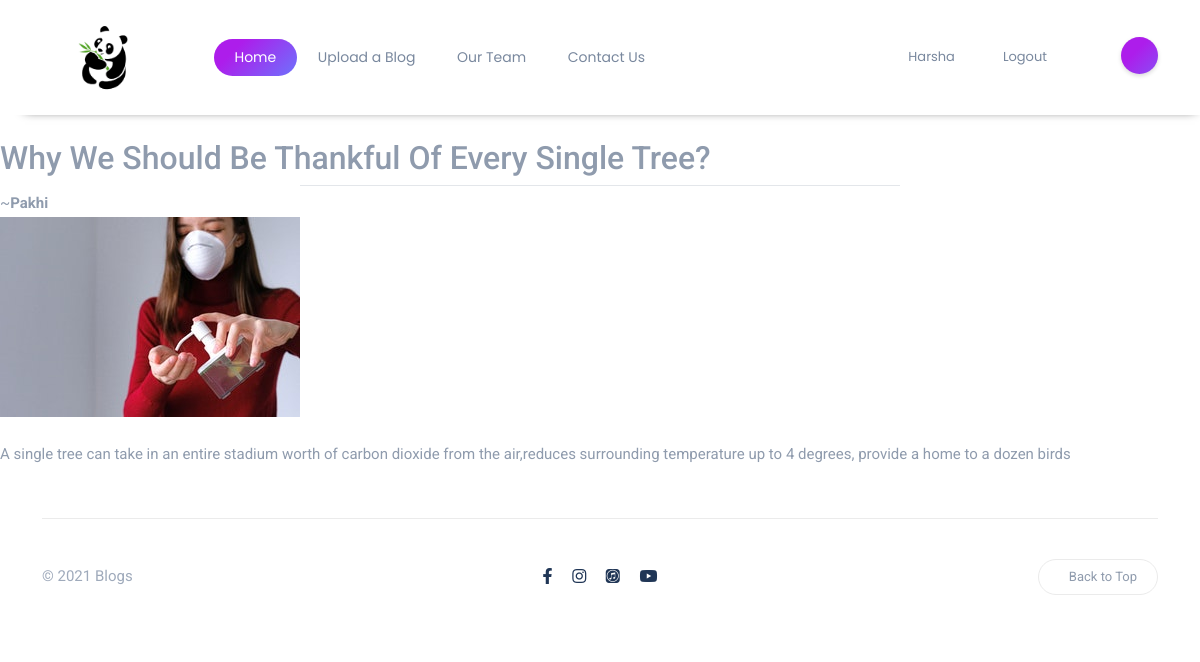
The app's page /blogs/why-we-should-be-thankful-of-every-single-tree (signed in) with its own data.
### content/models.py (models this page shows, shortened)
class BlogPost(models.Model):
    author = models.ForeignKey(User, on_delete=models.CASCADE, related_name= 'post_author')
    blog_title = models.CharField(max_length= 264)
    slug = models.SlugField(max_length=264, unique=True, default='',editable=False)
    blog_content = models.TextField()
    blog_image = models.ImageField(upload_to= 'blog_image')
    publish_date = models.DateTimeField(auto_now_add=True)
    category = models.ForeignKey(Category, on_delete = models.CASCADE, related_name ='blog_cat')
    class Meta:
        ordering = ['-publish_date']

### content/views.py (the view)
# urls.py: path('blogs/<slug:the_slug>', views.blog_details, name='blog_details'),
@login_required(login_url='login')
def blog_details(request, the_slug):
    blog = BlogPost.objects.filter(slug=the_slug)
    return render(request, 'blogs/blog_details.html', {'blog': blog[0]})

### templates/blogs/blog_details.html
{% extends "base.html" %}
{% load static %}
{% load get_post_Cat %}
{% block content %}
<section id="blog-article">
        <div class="article-container">
            <div class="heading">
                <h2>{{ blog.blog_title }}</h2>
            </div>
            <hr style="width: 50%; margin: 0 auto 5px auto;">
            <div class="author">
                ~<b>{{ blog.author }}</b>
            </div>
            <div class="article-image">
                <img src="/media/{{ blog.blog_image }}">
            </div>
            <br>
            <div class="article-text">
                      {{ blog.blog_content|linebreaks }}
            </div>
        </div>
    </section>
{% endblock content %}

### templates/navbar.html (shortened to what this page needs)
{% load static %}
<link rel="stylesheet" href="{% static 'css/navbar.css' %}">
<header class="header-default">
    <nav class="navbar navbar-expand-lg">
        <div class="container-xl">
            <a href="{% url 'home' %}" class="navbar-brand">
                <img src="{% static 'images/logo.png' %}" alt="" style="height: 75px;">
            </a>
            <div class="collapse navbar-collapse">
                <ul class="navbar-nav mr-auto">
                    <li class="nav-item active">
                        <a href="{% url 'home' %}" class="nav-link">Home</a>
                    </li>
                        <a href="{% url 'uploading_blogs' %}" class="nav-link">Upload a Blog</a>
                    <li class="nav-item">
                        <a href="{% url 'our_team' %}" class="nav-link">Our Team</a>
                    </li>
                    <li class="nav-item">
                        <a href="{% url 'contact' %}" class="nav-link">Contact Us</a>
                    </li>
                </ul>
            </div>
            <div class="header-right d-flex">
                <ul class="navbar-nav collapse navbar-collapse">
                    {% if user.is_authenticated %}
                    <li>
                        <a href="{% url 'profile' profile_slug=user.profile.slug %}" class="dropdown-item">{{ user }}</a>
                    </li>
                    <li>
                        <a href="{% url 'logout' %}" class="dropdown-item">Logout</a>
                    </li>
                    {% endif %}
                </ul>
                <div class="header-buttons">
                    <button class="search icon-button">
                    </button>
                </div>
            </div>
        </div>
    </nav>
</header>

### static/css/base.css (style rules this page uses)
body { color: #8f9bad; background-color: #fff; font-family: 'Roboto', sans-serif !important; font-size: 15px; line-height: 1.7; overflow-x: hidden; -webkit-font-smoothing: antialiased; }

### static/css/navbar.css (style rules this page uses)
.header-default { padding: 20px 0; margin-bottom: 2%; position: relative; width: 100%; box-shadow: 10px 10px 10px -15px #111; }
.header-default .navbar-nav { margin-left: 50px; }
.navbar { padding: 0; }
.navbar-nav { font-family: 'Poppins', sans-serif; font-size: 14px; }
.navbar-nav .nav-link { padding: 0.439rem 1rem; color: #79889e; }
.navbar-nav li.active .nav-link { color: #fff; background: #6a3093; border-radius: 25px; background-color: #6e72fc; background-image: linear-gradient(315deg, #6e72fc 0%, #ad1deb 74%); }
.navbar-brand { padding-top: 0; padding-bottom: 0; margin-right: 0; }
.dropdown-item { display: block; width: 100%; padding: 0.6rem 1.5rem; clear: both; font-weight: 400; font-size: 13px; color: #79889e; text-align: inherit; text-decoration: none; white-space: nowrap; background-color: transparent; border: 0; }
.header-right .header-buttons { display: inline-block; margin-left: 50px; }
.header-right .header-buttons button { margin-left: 10px; }
.header-right .header-buttons button:first-child { margin-left: 0; }
@media (min-width: 992px) { .navbar-expand-lg .navbar-nav .nav-link { padding-right: 1.3rem; padding-left: 1.3rem; } }
@media (min-width: 1200px) { .container-xl { max-width: 1140px; } }
button { transition: all 0.3s ease-in-out; }
.icon-button { color: #fff; border: 0; border-radius: 50%; background-color: #6e72fc; background-image: linear-gradient(315deg, #6e72fc 0%, #ad1deb 74%); background-size: auto 200%; display: inline-flex; justify-content: center; align-items: center; height: 37px; line-height: 39px; text-align: center; vertical-align: middle; width: 37px; box-shadow: 0px 2px 4px 0px rgba(0, 0, 0, 0.15); transition: all 0.2s ease-in-out; outline: none; }

### records on screen
BlogPost: blog_title "Why We Should Be Thankful Of Every Single Tree?", author "Pakhi", blog_image (picture), blog_content "A single tree can take in an entire stadium worth of carbon dioxide from the air,reduces surrounding temperature up to 4 degrees, provide a home to a dozen birds"

### other values on screen
{{ user }} "Harsha"
